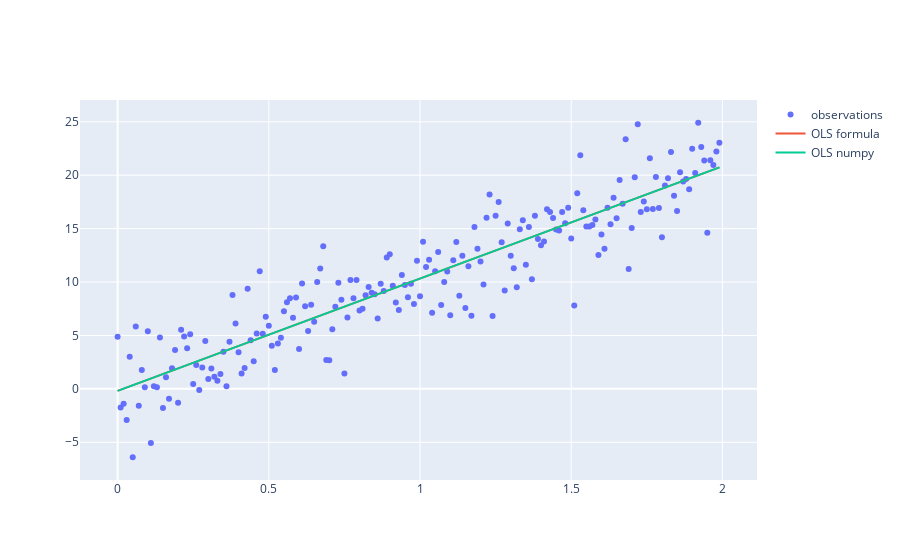

Source (notebook cell):
### Code cell
# obtaining the parameters of regression line
import plotly.graph_objects as go

gamma = np.linalg.lstsq(X.T, y, rcond=None)[0] 
 
# plotting the line
line = gamma[0]*x + gamma[1] # regression line
line1 = beta[0]*x + beta[1] # regression line

fig = go.Figure()
# Add traces
fig.add_trace(go.Scatter(x=x, y=y,mode='markers',name='observations'))
fig.add_trace(go.Scatter(x=x, y=line,mode='lines',name='OLS formula'))
fig.add_trace(go.Scatter(x=x, y=line1,mode='lines',name='OLS numpy'))

### Figure 1 — Plotly figure (JSON) as saved in the notebook; plotly's stock layout.template omitted (floating-point values rounded to 4 significant figures; data arrays with more than 128 entries replaced by an {"elided": "..."} marker saying what was removed)
{"data": [{"mode": "markers", "name": "observations", "type": "scatter", "x": {"elided": "200 float values"}, "y": {"elided": "200 float values"}}, {"mode": "lines", "name": "OLS formula", "type": "scatter", "x": {"elided": "200 float values"}, "y": {"elided": "200 float values"}}, {"mode": "lines", "name": "OLS numpy", "type": "scatter", "x": {"elided": "200 float values"}, "y": {"elided": "200 float values"}}], "layout": {}}
